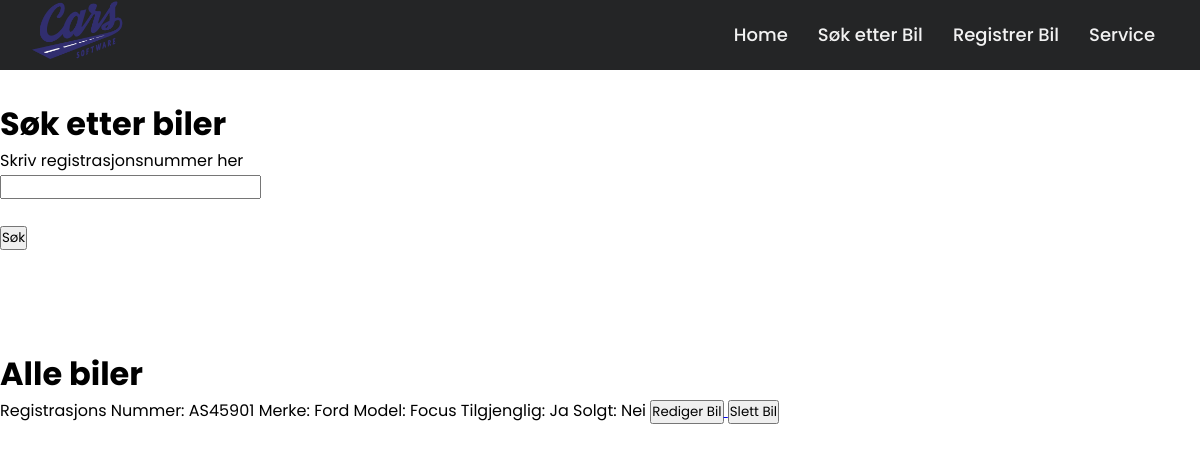
Screenshot of /biler with the database file from the repository.
### Website/models.py (models this page shows)
class Base(DeclarativeBase):
    pass

class Cars(db.Model,Base):
    __tablename__ = 'cars'
    registration: Mapped[str] = mapped_column(String, primary_key=True,unique=True)
    brand: Mapped[str] = mapped_column(String, nullable=False)
    model: Mapped[str] = mapped_column(String, nullable=False)
    color: Mapped[str] = mapped_column(String,nullable=True)
    price: Mapped[float] = mapped_column(Float, nullable=False)
    available: Mapped[bool] = mapped_column(Boolean, nullable=False,default=True)
    sold: Mapped[bool] = mapped_column(Boolean, nullable=False, default=False)
    owner: Mapped[str] = mapped_column(String, nullable=False, default='Cars Software')

### Website/view.py (the view)
@view.route('/biler',methods=['GET','POST'])
def biler():
    form = carSearchForm()
    if request.method == 'POST' and form.validate_on_submit():
        reg = form.registration.data
        return redirect(url_for("view.bilerSearch",reg=reg), code=307)
    else:
        return render_template("biler.html",form=form,Cars=Cars)

### Website/forms.py
class carSearchForm(FlaskForm):
    registration = StringField('Skriv registrasjonsnummer her',validators=[InputRequired(), Length(min=0, max=10)])
    submit = SubmitField('Søk')

### Website/templates/biler.html (shortened to what this page needs)
{% extends "base.html" %}
{% block content %}
<H1>Søk etter biler</H1>
<form action="" method="post">
    {% for field in form %}
    {% if field.widget.input_type != 'hidden' and field.type != 'SubmitField'%}
        {{ field.label }}
    {% endif %} <br>
    {{ field }} <br>
    {% endfor %}
</form>
<br><br>
<h1>Alle biler</h1>
{% set Cars = Cars.query.all()%}
{% for car in Cars %}
    <div>
        <span>Registrasjons Nummer: {{car.registration}}</span>
        <span>Merke: {{car.brand}}</span>
        <span>Model: {{car.model}}</span>
        <span>Tilgjenglig: {% if car.available == 1%} Ja {% else %} Nei {% endif %}</span>
        <span>Solgt: {% if car.sold == 1%} Ja {% else %} Nei {% endif %}</span>
        <a href="{{url_for('view.editCar',reg=car.registration)}}">
            <button>Rediger Bil</button>
        </a>
        <a href="{{url_for('view.delBil', reg=car.registration)}}">
            <button>Slett Bil</button>
        </a>
    </div>
{% endfor %}
<br><br>
{% endblock %}

### Website/static/navbar.css (style rules this page uses)
* { margin: 0; padding: 0; box-sizing: border-box; font-family: 'Poppins', sans-serif; }

### rows the page displays
Cars: registration "AS45901", brand "Ford", model "Focus", available "Ja", sold "Nei"

### other values shown
{{ field.label }} "Skriv registrasjonsnummer her"
